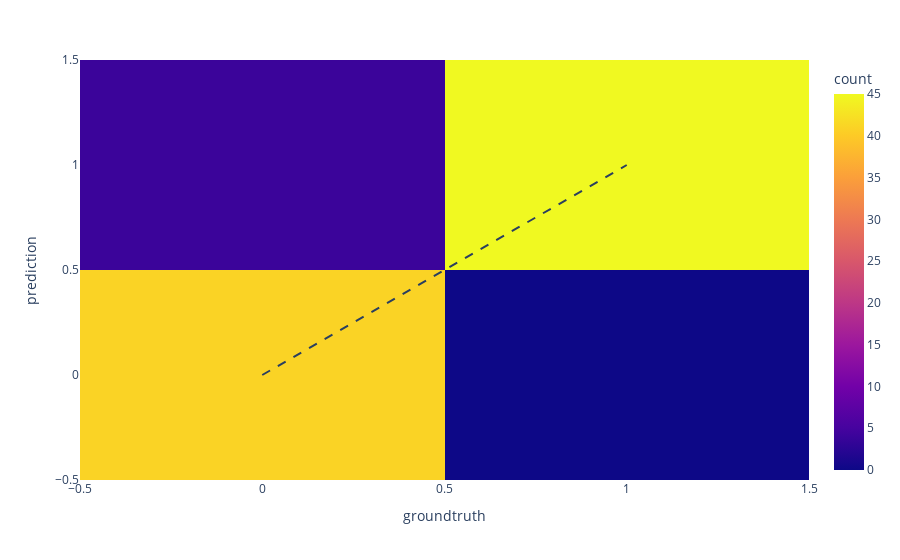

Write notebook code for a chart like this one.
### Markdown cell above
# Confusion Matrix

### Code cell
fig = px.density_heatmap(x=test_y, y=preds, labels={'x': 'groundtruth','y': 'prediction'})
fig.add_shape(
              type='line', line=dict(dash='dash'),
            x0 = preds.min(), y0 = preds.min(),
            x1 = preds.max(), y1 = preds.max()
)
fig.show()

### Figure 1 — Plotly figure (JSON) as saved in the notebook; plotly's stock layout.template omitted (floating-point values rounded to 4 significant figures)
{"data": [{"coloraxis": "coloraxis", "hovertemplate": "groundtruth=%{x}<br>prediction=%{y}<br>count=%{z}<extra></extra>", "name": "", "type": "histogram2d", "x": [1, 0, 0, 1, 0, 1, 0, 1, 0, 1, 1, 1, 0, 1, 0, 1, 0, 1, 0, 0, 0, 1, 0, 1, 1, 1, 0, 0, 1, 1, 1, 0, 0, 1, 0, 0, 1, 0, 0, 0, 1, 1, 1, 0, 1, 1, 0, 1, 0, 0, 0, 1, 1, 0, 1, 1, 1, 0, 0, 1, 1, 1, 0, 1, 0, 0, 1, 0, 1, 1, 0, 0, 1, 0, 0, 0, 1, 0, 0, 1, 1, 0, 1, 0, 1, 1, 0, 0, 0, 1], "xaxis": "x", "xbingroup": "x", "y": [1, 0, 0, 1, 1, 1, 0, 1, 0, 1, 1, 1, 0, 1, 0, 1, 1, 1, 0, 0, 0, 1, 0, 1, 1, 1, 0, 0, 1, 1, 1, 0, 0, 1, 0, 0, 1, 0, 0, 0, 1, 1, 1, 1, 1, 1, 0, 1, 0, 0, 0, 1, 1, 0, 1, 1, 1, 0, 0, 1, 1, 1, 0, 1, 0, 0, 1, 0, 1, 1, 0, 0, 1, 0, 0, 0, 1, 0, 0, 1, 1, 0, 1, 1, 1, 1, 0, 0, 0, 1], "yaxis": "y", "ybingroup": "y"}], "layout": {"coloraxis": {"colorbar": {"title": {"text": "count"}}, "colorscale": [[0, "#0d0887"], [0.1111, "#46039f"], [0.2222, "#7201a8"], [0.3333, "#9c179e"], [0.4444, "#bd3786"], [0.5556, "#d8576b"], [0.6667, "#ed7953"], [0.7778, "#fb9f3a"], [0.8889, "#fdca26"], [1, "#f0f921"]]}, "legend": {"tracegroupgap": 0}, "margin": {"t": 60}, "shapes": [{"line": {"dash": "dash"}, "type": "line", "x0": 0, "x1": 1, "y0": 0, "y1": 1}], "xaxis": {"anchor": "y", "domain": [0, 1], "title": {"text": "groundtruth"}}, "yaxis": {"anchor": "x", "domain": [0, 1], "title": {"text": "prediction"}}}}
